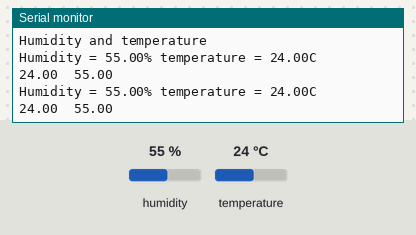
A sketch run on a simulated Arduino Uno, built with avr-gcc and run on an emulated ATmega328P. On the bench: the last lines printed to the serial monitor. The inputs (shaded band) are chosen by the test bench; at power-on: humidity 55 %, temperature 24 °C.

Above: at 2.2 s.
2.3 s: humidity set to 22 %
At 3.6 s:
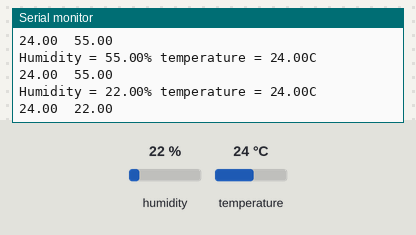
3.8 s: temperature set to 12 °C
At 4.9 s:
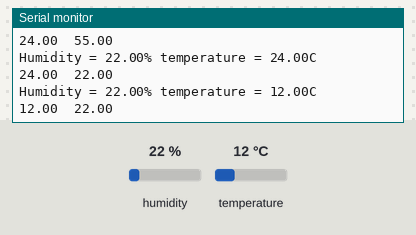
5.3 s: humidity set to 40 %
At 5.3 s:
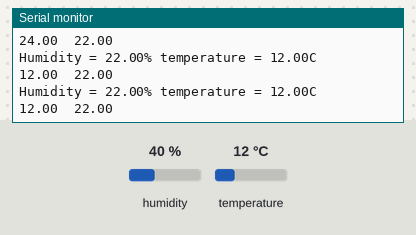
Timing chart, 0 to 8.3 s (numbered marks = the images above; inputs shaded):
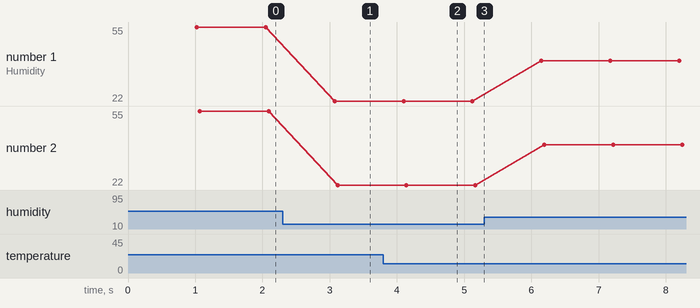

Measured:
- after the input at 2.3 s, the serial monitor: prints a new line after 0.77 s (image 1)
- after the input at 3.8 s, the serial monitor: prints a new line after 0.30 s (image 2)
- plotted number 1: 55 → 22 after the input at 2.3 s, 22 → 40 after the input at 5.3 s
- plotted number 2: 55 → 22 after the input at 2.3 s, 22 → 40 after the input at 5.3 s

The sketch:

C.ino
```cpp
#include <dht.h>
#define dht_dpin 8 //定義訊號要從Pin 8 進來
dht DHT;
void setup(){
Serial.begin(9600);
delay(300);             //Let system settle
Serial.println("Humidity and temperature\n\n");
delay(700);             //Wait rest of 1000ms recommended delay before
                        //accessing sensor
}
void loop(){
DHT.read11(dht_dpin); //去library裡面找DHT.read11
//序列視窗
Serial.print("Humidity = ");
Serial.print(DHT.humidity);
Serial.print("% ");
Serial.print("temperature = ");
Serial.print(DHT.temperature);
Serial.println("C ");
//序列繪圖家
Serial.print(DHT.temperature);
Serial.print("\t");
Serial.println(DHT.humidity);
//
delay(1000);
}
```
